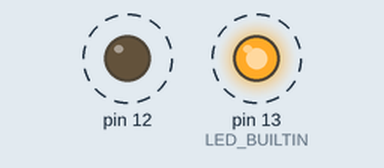
Simulated run of this sketch. Board: Arduino Uno, built with avr-gcc and run on an emulated ATmega328P. On the bench: output pins drawn as LEDs (lit = HIGH). Dashed ring = blinking.

Above: at 0.15 s.
Timing chart, 0 to 3.0 s (numbered marks = the images above):
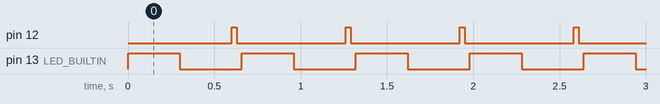

Measured:
- by itself, pin 12: alternates HIGH for 0.03 s and LOW for 0.63 s
- by itself, pin 13 (LED_BUILTIN): alternates HIGH for 0.30 s and LOW for 0.36 s
- by itself, everything shown: repeats every 0.66 s, in 3 steps

The sketch:

New_Lib_Example.ino
```cpp
#include "LED_Controls.h"

LED_Controls LED1(LED_BUILTIN, 300);
LED_Controls LED2(12, 30);

void setup() {
  Serial.begin(115200);
}

void loop() {
  LED1.ON();
  LED1.OFF();
  LED2.ON();
  LED2.OFF();
}
```

LED_Controls.cpp
```cpp
#include "LED_Controls.h"

LED_Controls::LED_Controls(int pin,  int led_delay){
  pinMode(pin, OUTPUT);
  _pin   = pin;
  _delay = led_delay;
}

void LED_Controls::ON(){
  digitalWrite(_pin,HIGH);
  delay(_delay);
}

void LED_Controls::OFF(){
  digitalWrite(_pin,LOW);
  delay(_delay);
}
```

LED_Controls.h
```cpp
#ifndef LED_Controls_H
#define LED_Controls_H
#include "arduino.h"

class LED_Controls {
  public:
    LED_Controls(int pin, int delay);
    void ON();
    void OFF();
    int _pin;
    int _delay;
};

#endif
```
